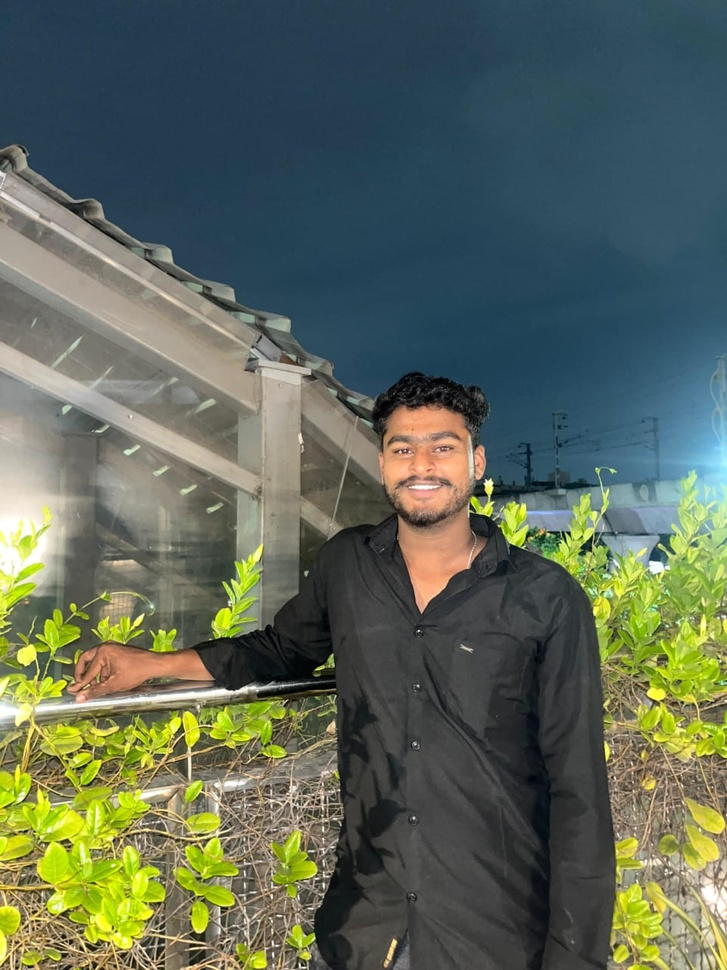
#> input picture dataset/Akhil/IMG-20251123-WA0022.jpg, 727 x 970 px, shrunk from 960 x 1280 before the run; its folder holds only this picture in this run
$ python train_faces.py
#> lines starting #> are read from the running program, lines starting #| are printed output that depends on the picture
import cv2
import os
import numpy as np
import pickle

data_path = "dataset"
faces = []
labels = []
label_map = {}
label_id = 0

face_cascade = cv2.CascadeClassifier(
    cv2.data.haarcascades + "haarcascade_frontalface_default.xml"
)

for person in sorted(os.listdir(data_path)):
    person_path = os.path.join(data_path, person)
    if not os.path.isdir(person_path):
        continue

    label_map[label_id] = person
    print(f"Assigning label {label_id} to {person}")

    for img_name in os.listdir(person_path):
        img_path = os.path.join(person_path, img_name)
        img = cv2.imread(img_path, cv2.IMREAD_GRAYSCALE)
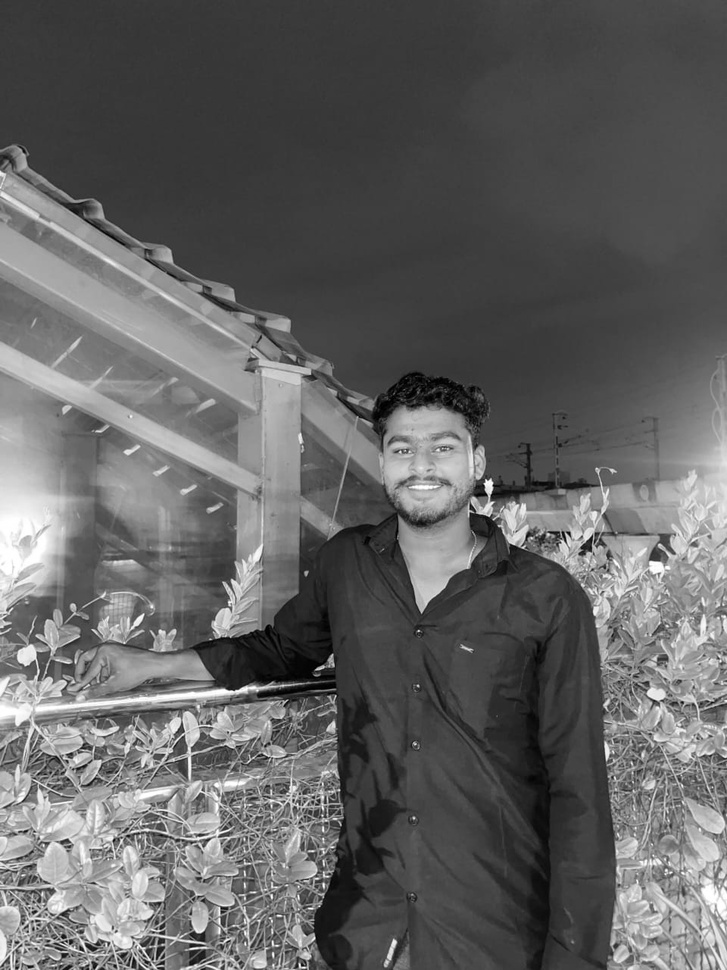
#> img: shape (970, 727); min 0, max 255, mean 98.2

        if img is None:
            continue

        faces_rect = face_cascade.detectMultiScale(img, 1.3, 5)
#> faces_rect = [[368, 402, 116, 116]]

        for (x, y, w, h) in faces_rect:
            faces.append(img[y:y+h, x:x+w])
            labels.append(label_id)
#> this loop made 1 pass
#> after the loop, faces = 1 item; labels = [0]

    label_id += 1
#> pass 2 of the loop `for person in sorted(os.listdir(data_path)):`:
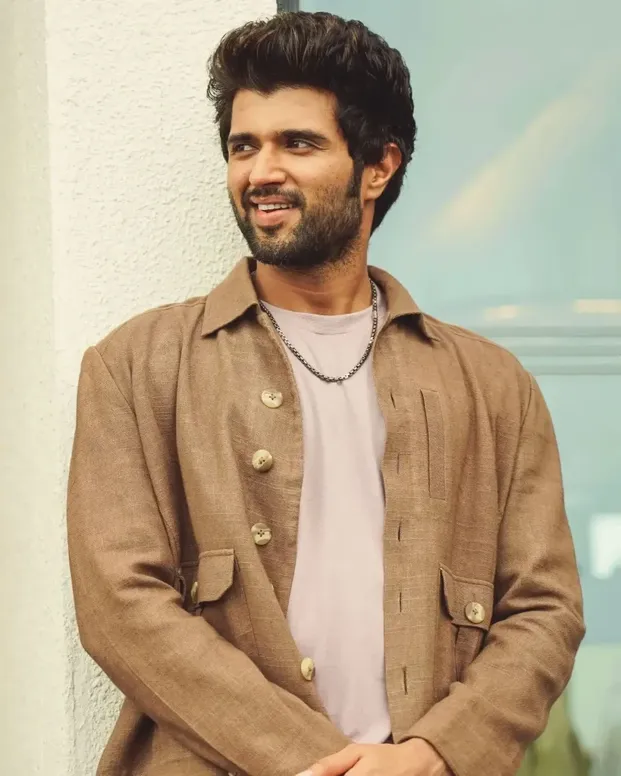
#> input picture dataset/Vijay/Vijay-Deverakonda-4-819x1024.webp, 621 x 776 px, shrunk from 819 x 1024 before the run
#> `img = cv2.imread(img_path, cv2.IMREAD_GRAYSCALE)`:
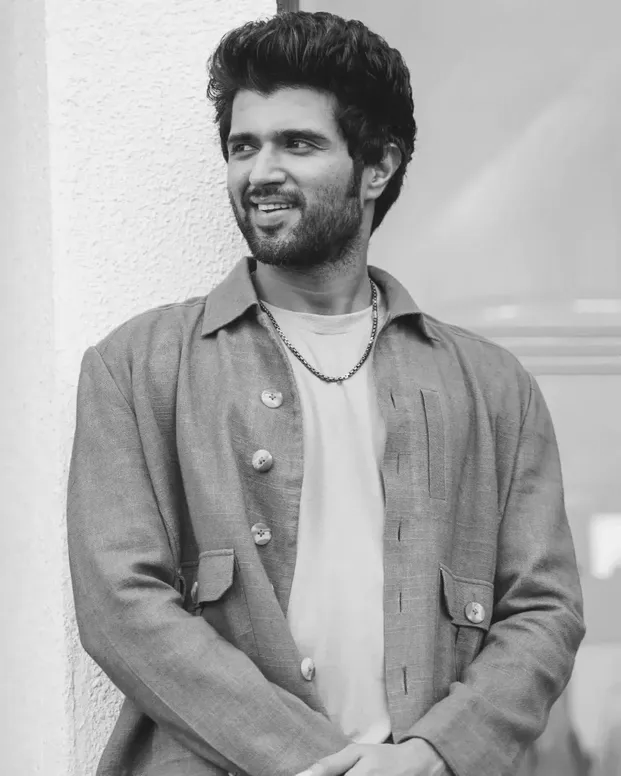
#> img: shape (776, 621); min 20, max 248, mean 169.3
#> faces_rect = [[192, 85, 155, 155]]
#> the loop `for (x, y, w, h) in faces_rect:` made 1 pass
#> after the loop `for (x, y, w, h) in faces_rect:`: faces = 2 items; labels = [0, 1]

recognizer = cv2.face.LBPHFaceRecognizer_create()
recognizer.train(faces, np.array(labels))
recognizer.save("face_model.yml")

with open("labels.pkl", "wb") as f:
    pickle.dump(label_map, f)

print("Training completed ✅")
print("Label map:", label_map)
